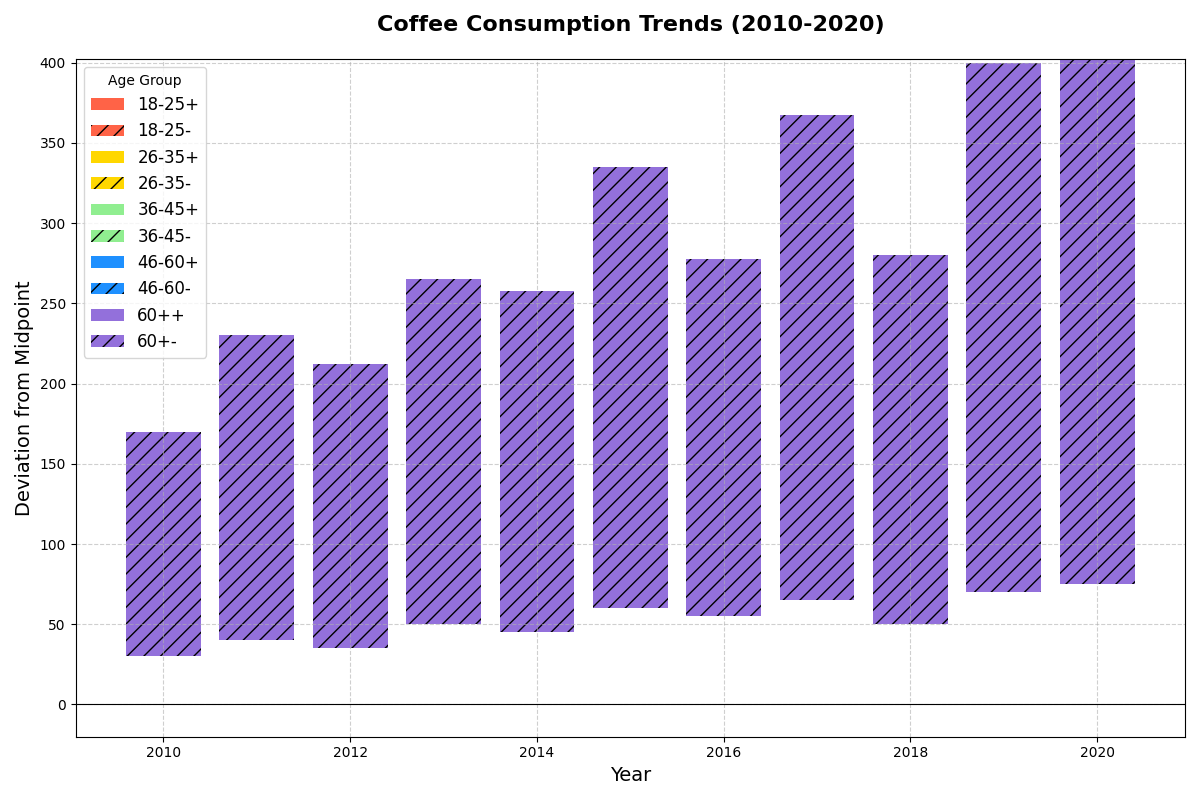

This figure's Python source:
import matplotlib.pyplot as plt
import numpy as np

years = np.arange(2010, 2021)
age_groups = ['18-25', '26-35', '36-45', '46-60', '60+']
consumption = np.array([
    [100, 150, 120, 180, 140, 200, 160, 220, 180, 240, 200],
    [90, 110, 130, 100, 150, 170, 120, 190, 130, 210, 230],
    [70, 90, 80, 110, 100, 130, 120, 140, 110, 150, 160],
    [50, 70, 60, 90, 80, 110, 100, 120, 90, 130, 140],
    [30, 40, 35, 50, 45, 60, 55, 65, 50, 70, 75]
])

colors = ['#FF6347', '#FFD700', '#90EE90', '#1E90FF', '#9370DB']

fig, ax = plt.subplots(figsize=(12, 8))

midpoint_consumption = consumption.sum(axis=0) / 2

for i, age_group in enumerate(age_groups):
    pos_vals = np.where(consumption[i] >= midpoint_consumption, consumption[i] - midpoint_consumption, 0)
    neg_vals = np.where(consumption[i] < midpoint_consumption, midpoint_consumption - consumption[i], 0)
    ax.bar(years, pos_vals, bottom=midpoint_consumption, color=colors[i], label=f'{age_group}+')
    ax.bar(years, -neg_vals, bottom=midpoint_consumption, color=colors[i], label=f'{age_group}-', hatch='//')

ax.set_title('Coffee Consumption Trends (2010-2020)', fontsize=16, weight='bold', pad=20)
ax.set_xlabel('Year', fontsize=14)
ax.set_ylabel('Deviation from Midpoint', fontsize=14)

ax.legend(title='Age Group', loc='upper left', fontsize=12)
ax.grid(True, linestyle='--', alpha=0.6)
plt.axhline(0, color='black', linewidth=0.8)
plt.tight_layout()
plt.show()
